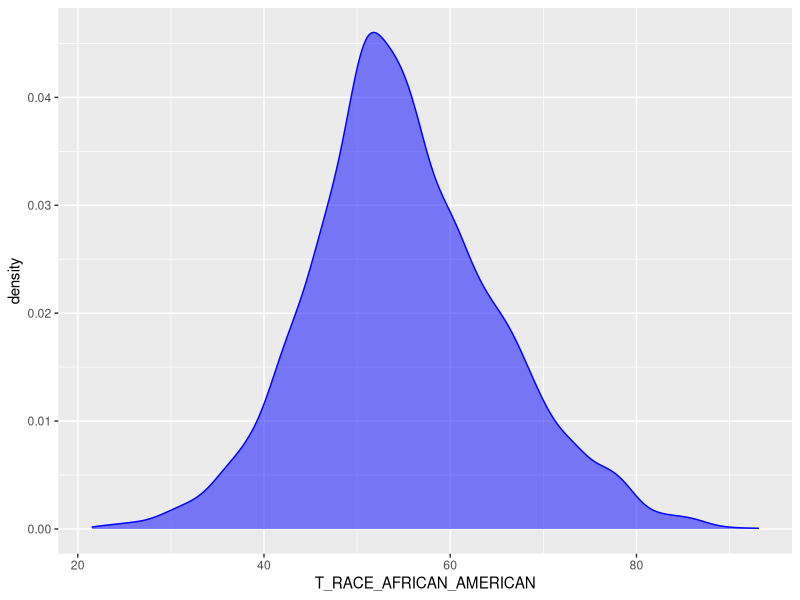
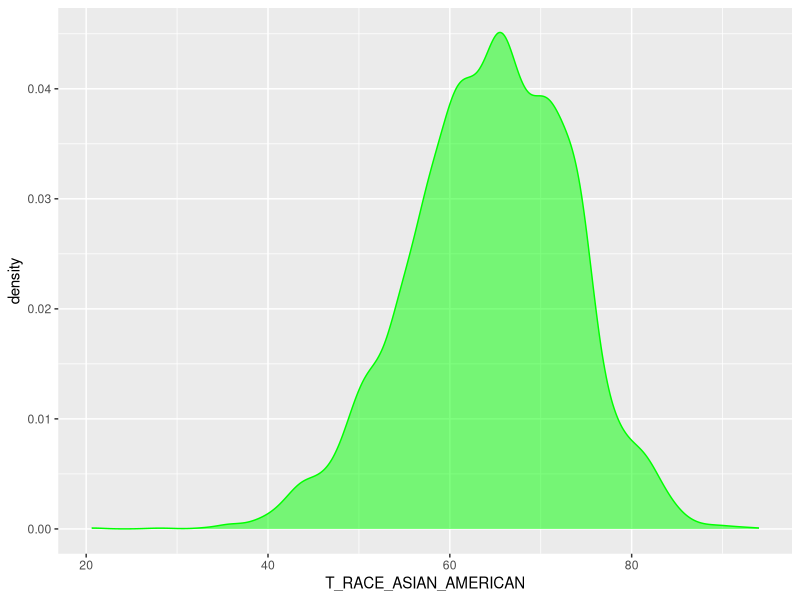
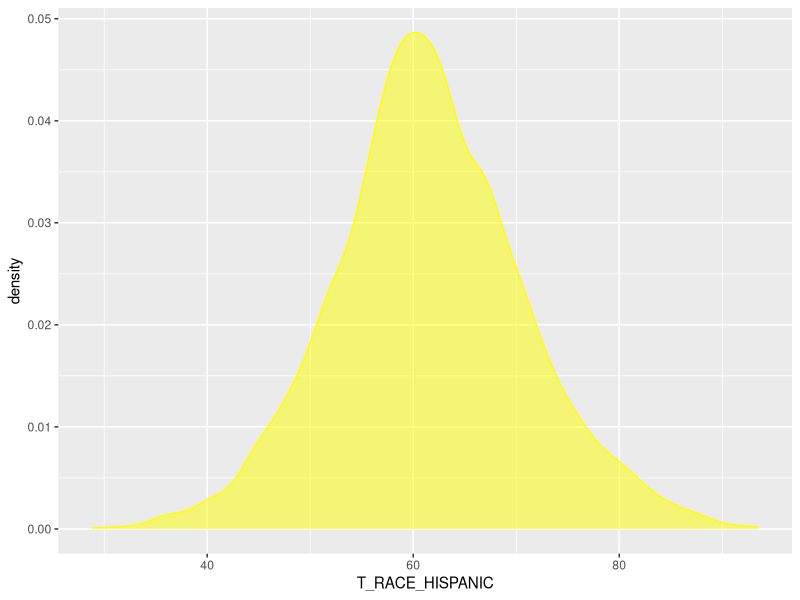
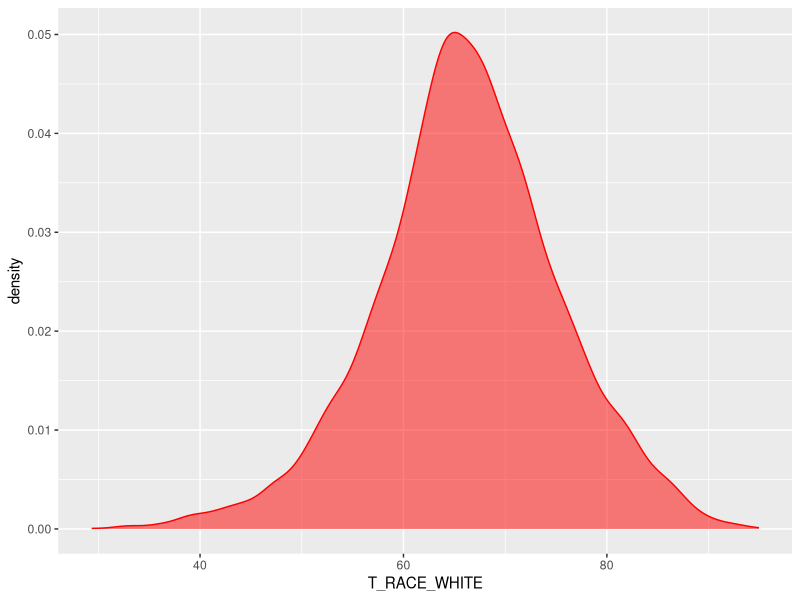
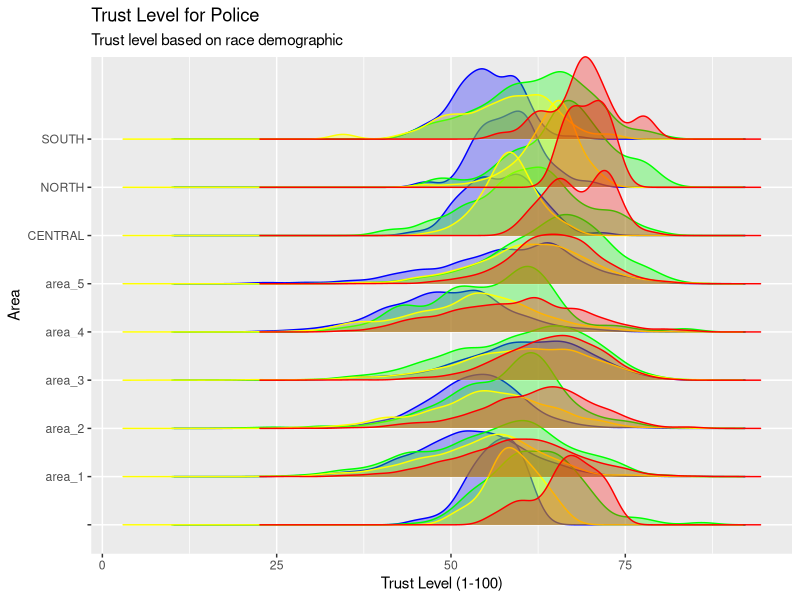
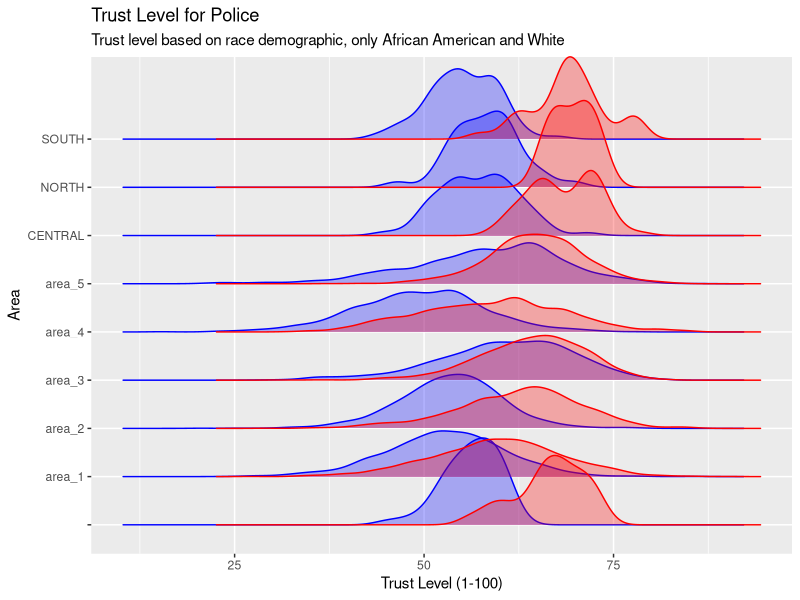

Reproduce these figures in R, in order.
## ---- chunk 1
#| fig-height: 3
#| fig-width: 5
install.packages("ggplot2")
library(ggplot2)

PSS <- read.csv("Police_Sentiment_Scores.csv")

ggplot(
  data=PSS, aes(x=T_RACE_AFRICAN_AMERICAN)
  ) + geom_density(
    color="blue", fill="blue", alpha=.5
    )

ggplot(
  data=PSS, aes(x=T_RACE_ASIAN_AMERICAN)
  ) + geom_density(
    color="green", fill="green", alpha=.5
    )

ggplot(
  data=PSS, aes(x=T_RACE_HISPANIC)
  ) + geom_density(
    color="yellow", fill="yellow", alpha=.5
    )

ggplot(
  data=PSS, aes(x=T_RACE_WHITE)
  ) + geom_density(
    color="red", fill="red", alpha=.5
    )
## ---- chunk 2
#| fig-height: 8
install.packages("ggplot2")
library(ggplot2)

PSS <- read.csv("Police_Sentiment_Scores.csv")

# graph of all races' trust values, stacked
ggplot(
  data = PSS,
  mapping = aes(y = AREA)
) + ggridges::geom_density_ridges(
  mapping = aes(x = S_RACE_AFRICAN_AMERICAN),
  color = "blue", fill="blue", alpha = 0.3
) + ggridges::geom_density_ridges(
  mapping = aes(x = S_RACE_ASIAN_AMERICAN),
  color = "green", fill="green", alpha = 0.3
) + ggridges::geom_density_ridges(
  mapping = aes(x = S_RACE_HISPANIC),
  color = "yellow", fill="yellow", alpha = 0.3
) + ggridges::geom_density_ridges(
  mapping = aes(x = S_RACE_WHITE),
  color = "red", fill="red", alpha = 0.3
)+ labs(
    title = "Trust Level for Police",
    subtitle = "Trust level based on race demographic",
    x = "Trust Level (1-100)",
    y = "Area",
    )
## ---- chunk 3
#| fig-height: 6
install.packages("ggplot2")
library(ggplot2)

PSS <- read.csv("Police_Sentiment_Scores.csv")

# graph of Black versus White trust values
ggplot(
  data = PSS,
  mapping = aes(y = AREA)
) + ggridges::geom_density_ridges(
  mapping = aes(x = S_RACE_AFRICAN_AMERICAN),
  color = "blue", fill="blue", alpha = 0.3
) + ggridges::geom_density_ridges(
  mapping = aes(x = S_RACE_WHITE),
  color = "red", fill="red", alpha = 0.3
)+ labs(
    title = "Trust Level for Police",
    subtitle = "Trust level based on race demographic, only African American and White",
    x = "Trust Level (1-100)",
    y = "Area",
    )
